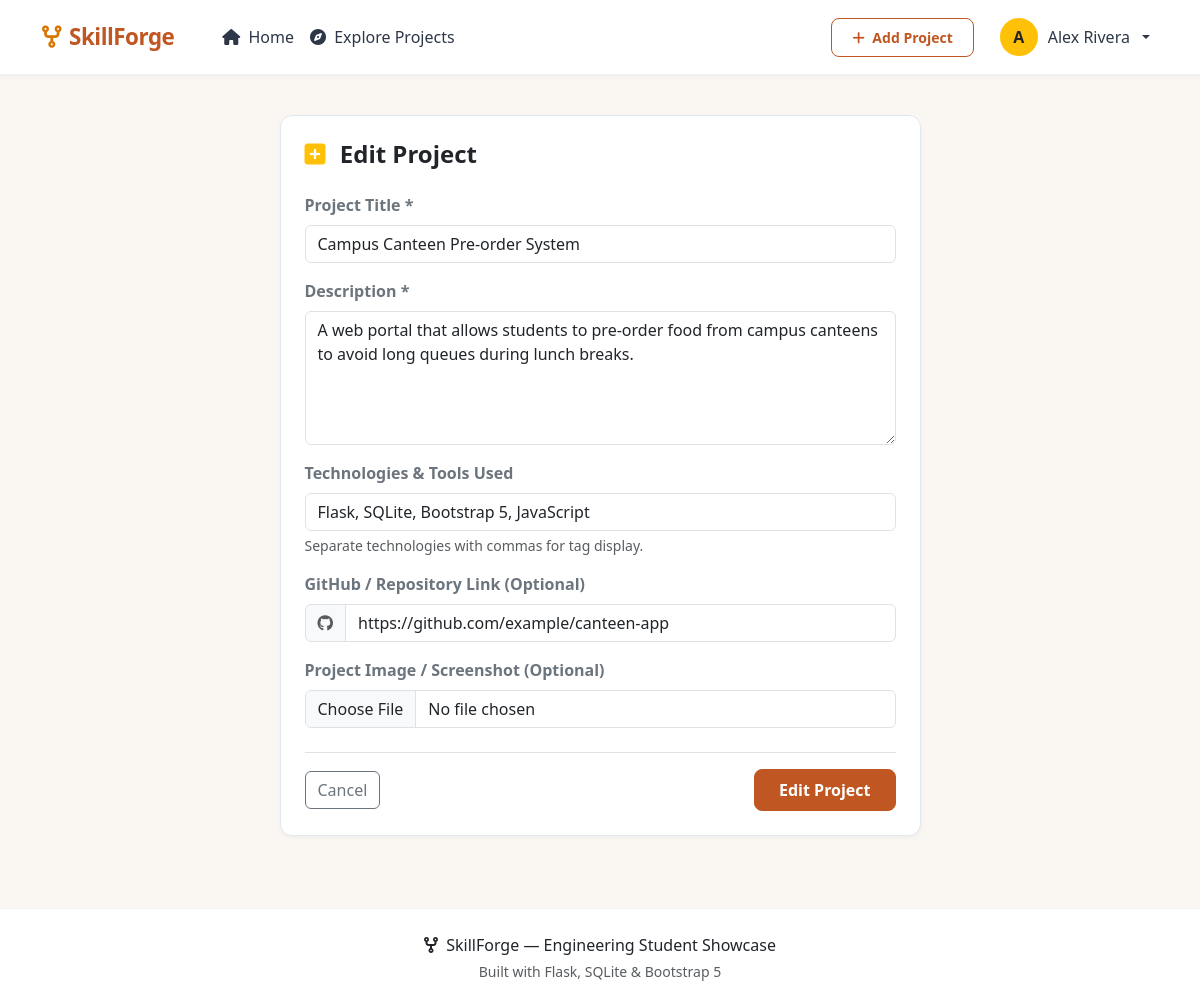
Page /projects/edit/1 (signed in) on the committed database.
### app.py (models this page shows, shortened)
class User(db.Model):
    id = db.Column(db.Integer, primary_key=True)
    name = db.Column(db.String(100), nullable=False)
    email = db.Column(db.String(120), unique=True, nullable=False)
    password_hash = db.Column(db.String(256), nullable=False)
    branch = db.Column(db.String(100), nullable=True)
    year = db.Column(db.String(20), nullable=True)
    bio = db.Column(db.Text, nullable=True)
    profile_pic = db.Column(db.String(255), nullable=True, default='default_avatar.png')
    created_at = db.Column(db.DateTime, default=datetime.utcnow)
    skills = db.relationship('Skill', backref='user', lazy=True, cascade="all, delete-orphan")
    projects = db.relationship('Project', backref='user', lazy=True, cascade="all, delete-orphan")

class Project(db.Model):
    id = db.Column(db.Integer, primary_key=True)
    user_id = db.Column(db.Integer, db.ForeignKey('user.id'), nullable=False)
    title = db.Column(db.String(150), nullable=False)
    description = db.Column(db.Text, nullable=False)
    tech_used = db.Column(db.String(200), nullable=True)
    github_link = db.Column(db.String(255), nullable=True)
    image = db.Column(db.String(255), nullable=True)
    likes = db.Column(db.Integer, default=0)
    created_at = db.Column(db.DateTime, default=datetime.utcnow)

### app.py (the view, shortened to what this page needs)
@app.route('/projects/edit/<int:project_id>', methods=['GET', 'POST'])
def edit_project(project_id):
    if 'user_id' not in session:
        flash('Please login to edit projects.', 'warning')
        return redirect(url_for('login'))
    project = Project.query.get_or_404(project_id)
    if project.user_id != session['user_id']:
        flash('Unauthorized access.', 'danger')
        return redirect(url_for('dashboard'))
    return render_template('project_form.html', action='Edit', project=project)

### app.py (called while the page is built)
@app.context_processor
def inject_user():
    current_user = None
    if 'user_id' in session:
        current_user = User.query.get(session['user_id'])
    return dict(current_user=current_user)

### templates/project_form.html (shortened to what this page needs)
{% extends "base.html" %}
{% block content %}
<div class="row justify-content-center py-4">
    <div class="col-md-8 col-lg-7">
        <div class="card card-custom p-4">
            <h4 class="fw-bold text-dark mb-4">
                <i class="fa-solid fa-square-plus me-2 text-warning"></i> {{ action }} Project
            </h4>
            <form method="POST" enctype="multipart/form-data">
                <div class="mb-3">
                    <label for="title" class="form-label fw-semibold text-secondary">Project Title *</label>
                    <input type="text" class="form-control" id="title" name="title" value="{{ project.title if project else '' }}" placeholder="e.g. Smart Irrigation System using IoT" required>
                </div>
                <div class="mb-3">
                    <label for="description" class="form-label fw-semibold text-secondary">Description *</label>
                    <textarea class="form-control" id="description" name="description" rows="5" placeholder="Describe what the project does, key features, architecture, and your role..." required>{{ project.description if project else '' }}</textarea>
                </div>
                <div class="mb-3">
                    <label for="tech_used" class="form-label fw-semibold text-secondary">Technologies & Tools Used</label>
                    <input type="text" class="form-control" id="tech_used" name="tech_used" value="{{ project.tech_used if project else '' }}" placeholder="Comma-separated e.g. Python, Arduino, C++, Flask">
                    <div class="form-text">Separate technologies with commas for tag display.</div>
                </div>
                <div class="mb-3">
                    <label for="github_link" class="form-label fw-semibold text-secondary">GitHub / Repository Link (Optional)</label>
                    <div class="input-group">
                        <span class="input-group-text bg-light"><i class="fa-brands fa-github text-muted"></i></span>
                        <input type="url" class="form-control" id="github_link" name="github_link" value="{{ project.github_link if project else '' }}" placeholder="https://github.com/username/repository">
                    </div>
                </div>
                <div class="mb-4">
                    <label for="image" class="form-label fw-semibold text-secondary">Project Image / Screenshot (Optional)</label>
                    <input type="file" class="form-control" id="image" name="image" accept="image/*">
                </div>
                <div class="d-flex justify-content-between align-items-center pt-3 border-top">
                    <a href="{{ url_for('dashboard') }}" class="btn btn-outline-secondary">Cancel</a>
                    <button type="submit" class="btn btn-primary-custom py-2 px-4">{{ action }} Project</button>
                </div>
            </form>
        </div>
    </div>
</div>
{% endblock %}

### templates/base.html (shortened to what this page needs)
<!DOCTYPE html>
<html lang="en">
<head>
    <link href="https://cdn.jsdelivr.net/npm/bootstrap@5.3.2/dist/css/bootstrap.min.css" rel="stylesheet">
    <link href="https://cdnjs.cloudflare.com/ajax/libs/font-awesome/6.4.0/css/all.min.css" rel="stylesheet">
    <link href="{{ url_for('static', filename='css/style.css') }}" rel="stylesheet">
</head>
<body>
    <nav class="navbar navbar-expand-lg navbar-custom sticky-top py-2">
        <div class="container">
            <a class="navbar-brand navbar-brand-logo d-flex align-items-center gap-2" href="{{ url_for('home') }}">
                <i class="fa-solid fa-code-fork"></i>
                <span>SkillForge</span>
            </a>
            <div class="collapse navbar-collapse" id="navbarContent">
                <ul class="navbar-nav me-auto mb-2 mb-lg-0 ms-lg-4">
                    <li class="nav-item">
                        <a class="nav-link" href="{{ url_for('home') }}"><i class="fa-solid fa-house me-1"></i> Home</a>
                    </li>
                    <li class="nav-item">
                        <a class="nav-link" href="{{ url_for('explore') }}"><i class="fa-solid fa-compass me-1"></i> Explore Projects</a>
                    </li>
                </ul>
                <ul class="navbar-nav ms-auto align-items-lg-center gap-2">
                    {% if session.user_id %}
                        <li class="nav-item">
                            <a class="btn btn-sm btn-outline-custom me-2" href="{{ url_for('add_project') }}">
                                <i class="fa-solid fa-plus me-1"></i> Add Project
                            </a>
                        </li>
                        <li class="nav-item dropdown">
                            <a class="nav-link dropdown-toggle d-flex align-items-center gap-2" href="#" role="button" data-bs-toggle="dropdown">
                                {% if current_user and current_user.profile_pic and current_user.profile_pic != 'default_avatar.png' %}
                                    <img src="{{ url_for('static', filename='uploads/' + current_user.profile_pic) }}" class="profile-avatar-sm" alt="Profile">
                                {% else %}
                                    <div class="profile-avatar-sm bg-warning d-flex align-items-center justify-content-center fw-bold text-dark">
                                        {{ session.user_name[0] | upper }}
                                    </div>
                                {% endif %}
                                <span>{{ session.user_name }}</span>
                            </a>
                        </li>
                    {% endif %}
                </ul>
            </div>
        </div>
    </nav>
    <div class="container mt-3 main-wrapper">
        {% block content %}{% endblock %}
    </div>
    <footer class="py-4 mt-5">
        <div class="container text-center">
            <p class="mb-1 fw-medium text-dark"><i class="fa-solid fa-code-fork text-amber me-1"></i> SkillForge &mdash; Engineering Student Showcase</p>
            <p class="small text-muted mb-0">Built with Flask, SQLite & Bootstrap 5</p>
        </div>
    </footer>
</body>
</html>

### static/css/style.css (style rules this page uses)
:root { --primary: #c05621; --primary-hover: #9c4214; --primary-light: #fef3c7; --accent: #d97706; --bg-main: #faf7f2; --bg-card: #ffffff; --text-dark: #2d3748; --text-muted: #718096; --border-color: #e2e8f0; --shadow-sm: 0 2px 4px rgba(0,0,0,0.04); --shadow-md: 0 4px 12px rgba(0,0,0,0.08); --radius: 12px; }
body { background-color: var(--bg-main); color: var(--text-dark); font-family: 'Segoe UI', system-ui, -apple-system, Roboto, sans-serif; min-height: 100vh; display: flex; flex-direction: column; }
.main-wrapper { flex: 1; }
.navbar-custom { background-color: #ffffff; border-bottom: 1px solid #edf2f7; box-shadow: var(--shadow-sm); }
.navbar-brand-logo { font-weight: 800; font-size: 1.4rem; color: var(--primary) !important; letter-spacing: -0.5px; }
.navbar-brand-logo i { color: var(--accent); }
.nav-link { font-weight: 500; color: var(--text-dark); transition: color 0.2s ease; }
.card-custom { background: var(--bg-card); border: 1px solid var(--border-color); border-radius: var(--radius); box-shadow: var(--shadow-sm); transition: transform 0.2s ease, box-shadow 0.2s ease; overflow: hidden; }
.btn-primary-custom { background-color: var(--primary); border-color: var(--primary); color: #ffffff; font-weight: 600; border-radius: 8px; padding: 0.5rem 1.25rem; transition: all 0.2s ease; }
.btn-outline-custom { color: var(--primary); border-color: var(--primary); font-weight: 600; border-radius: 8px; padding: 0.5rem 1.25rem; }
.profile-avatar-sm { width: 42px; height: 42px; object-fit: cover; border-radius: 50%; border: 2px solid #ffffff; }
footer { background-color: #ffffff; border-top: 1px solid #edf2f7; color: var(--text-muted); }

### rows in the picture
User: user_name "Alex Rivera"
Project: title "Campus Canteen Pre-order System", description "A web portal that allows students to pre-order food from campus canteens to avoid long queues during lunch breaks.", tech_used "Flask, SQLite, Bootstrap 5, JavaScript", github_link "https://github.com/example/canteen-app"

### other values in the picture
{{ session.user_name[0] | upper }} "A"
{{ action }} "Edit"
